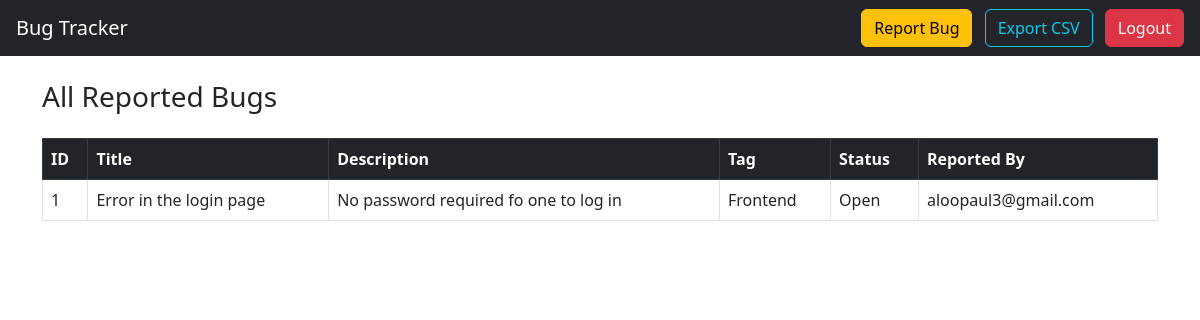
Page / (signed in) on the earlier database version.
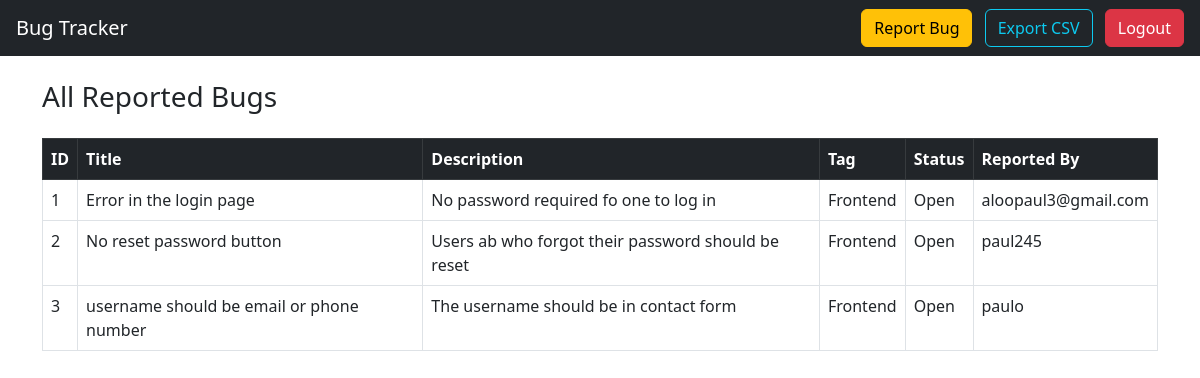
Same page on the later database version.
### app.py (models this page shows)
class Bug(db.Model):
    id = db.Column(db.Integer, primary_key=True)
    title = db.Column(db.String(200), nullable=False)
    description = db.Column(db.Text, nullable=False)
    tag = db.Column(db.String(50))
    status = db.Column(db.String(50), default='Open')
    reported_by = db.Column(db.String(80))

### app.py (the view)
@app.route('/')
def index():
    if 'user_id' not in session:
        return redirect(url_for('login'))
    bugs = Bug.query.all()
    return render_template('index.html', bugs=bugs)

### templates/index.html (shortened to what this page needs)
<!DOCTYPE html>
<html lang="en">
<head>
    <link rel="stylesheet" href="https://cdn.jsdelivr.net/npm/bootstrap@5.3.0/dist/css/bootstrap.min.css">
</head>
<body>
    <nav class="navbar navbar-expand-lg navbar-dark bg-dark px-3">
        <a class="navbar-brand" href="#">Bug Tracker</a>
        <div class="ms-auto">
            <a href="{{ url_for('report') }}" class="btn btn-warning me-2">Report Bug</a>
            <a href="{{ url_for('export') }}" class="btn btn-outline-info me-2">Export CSV</a>
            <a href="{{ url_for('logout') }}" class="btn btn-danger">Logout</a>
        </div>
    </nav>
    <div class="container mt-4">
        <h3 class="mb-4">All Reported Bugs</h3>
        {% if bugs %}
        <table class="table table-bordered table-hover">
            <thead class="table-dark">
                <tr>
                    <th>ID</th>
                    <th>Title</th>
                    <th>Description</th>
                    <th>Tag</th>
                    <th>Status</th>
                    <th>Reported By</th>
                </tr>
            </thead>
            <tbody>
                {% for bug in bugs %}
                <tr>
                    <td>{{ bug.id }}</td>
                    <td>{{ bug.title }}</td>
                    <td>{{ bug.description }}</td>
                    <td>{{ bug.tag }}</td>
                    <td>{{ bug.status }}</td>
                    <td>{{ bug.reported_by }}</td>
                </tr>
                {% endfor %}
            </tbody>
        </table>
        {% else %}
        <p class="text-muted">No bugs have been reported yet.</p>
        {% endif %}
    </div>
</body>
</html>

Differences in the rows shown:
added Bug: id "2", title "No reset password button", description "Users ab who forgot their password should be reset", tag "Frontend", status "Open", reported_by "paul245"
added Bug: id "3", title "username should be email or phone number", description "The username should be in contact form", tag "Frontend", status "Open", reported_by "paulo"
